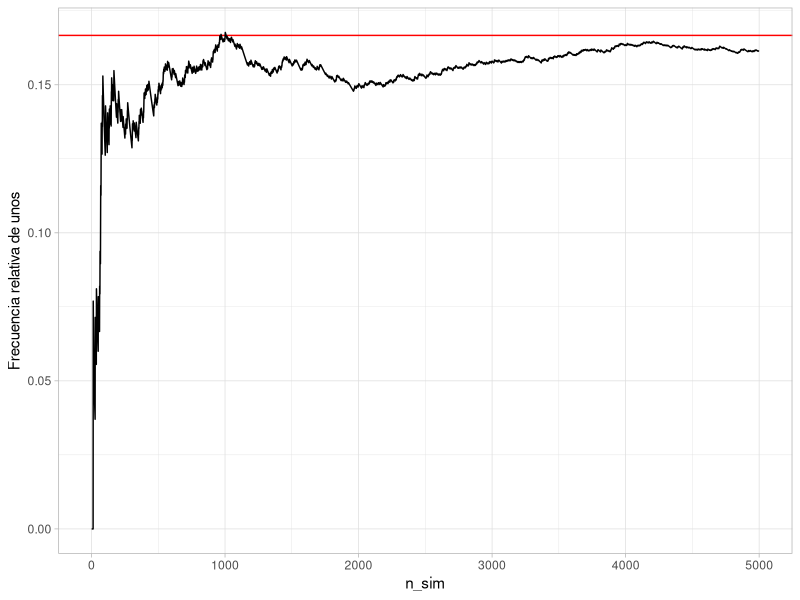
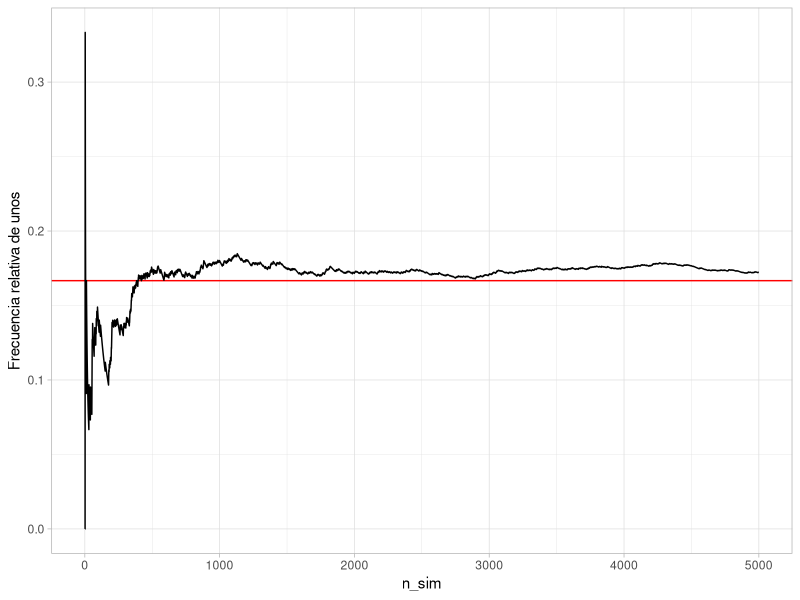
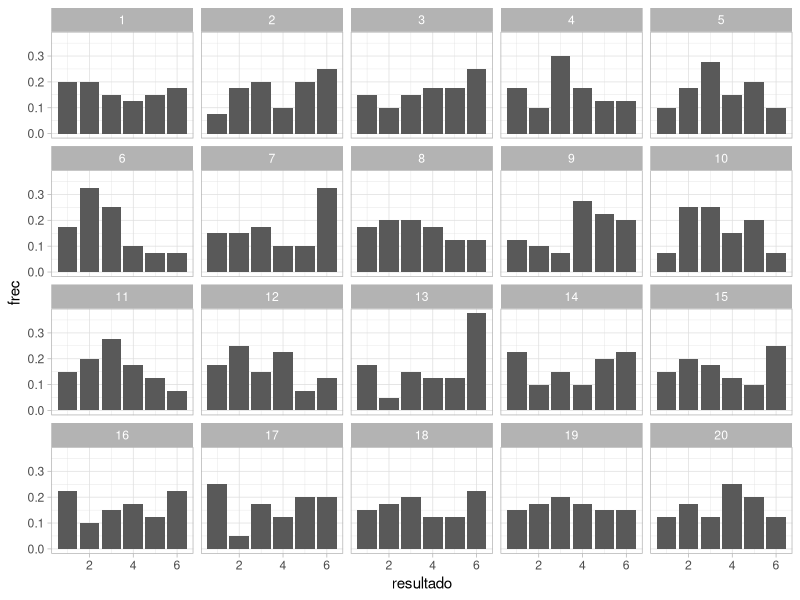
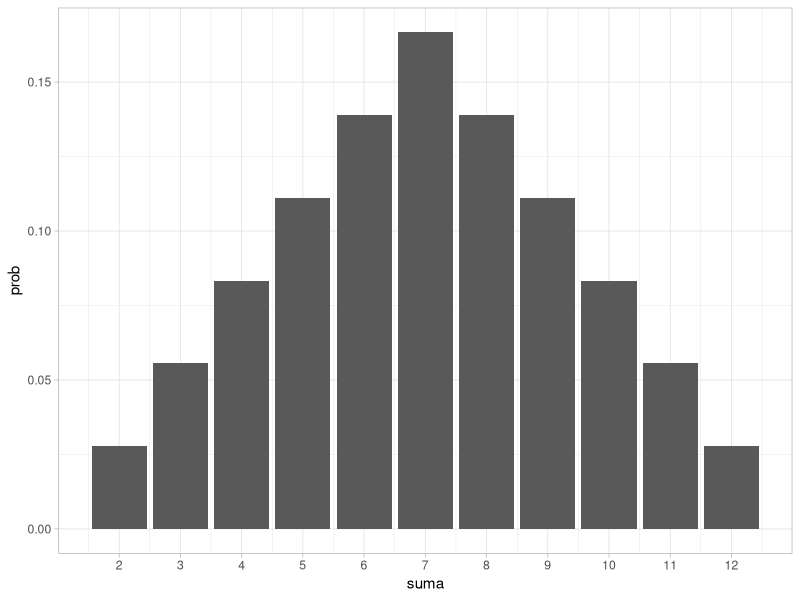

These charts were generated, in order, by the following R code:
## ---- chunk 1
knitr::opts_chunk$set(
    comment = "#>",
    collapse = TRUE,
    fig.align = "center", 
    error = FALSE,
    cache = FALSE
)
ggplot2::theme_set(ggplot2::theme_light())
library(tidyverse)
library(patchwork)
library(kableExtra)
## ---- chunk 2
simular_dado <- function(caras = 1:6){
   sample(caras, 1)
}
simular_dado()
## ---- chunk 3
set.seed(199213)
n <- 5000
sims_dado <- map_df(1:n, ~ c(n_sim = .x, resultado = simular_dado()))
head(sims_dado) 
## ---- chunk 4
sims_dado %>% 
   count(resultado) %>% 
   mutate(frec_relativa = n / sum(n))
## ---- chunk 5
sims_dado %>% 
   mutate(no_unos = cumsum(resultado == 1)) %>% 
   mutate(frec_uno = no_unos / n_sim) %>%
   filter(n_sim < 5000) %>% 
ggplot(aes(x = n_sim, y = frec_uno)) +
   geom_hline(yintercept = 1/6, colour = "red") +
   geom_line() + ylab("Frecuencia relativa de unos")

## ---- chunk 6
sims_dado <- map_df(1:n, ~ c(n_sim = .x, resultado = simular_dado()))
sims_dado %>% 
   mutate(no_unos = cumsum(resultado == 1)) %>% 
   mutate(frec_uno = no_unos / n_sim) %>%
   filter(n_sim < 5000) %>% 
ggplot(aes(x = n_sim, y = frec_uno)) +
   geom_hline(yintercept = 1/6, colour = "red") +
   geom_line() + ylab("Frecuencia relativa de unos")
## ---- chunk 7
frecs_obs <- tibble(resultado = 1:6,
                    n = c(5, 7, 5, 10, 8, 5)) %>% 
   mutate(frec = n / sum(n))
frecs_obs %>% kable(digits = 2)
## ---- chunk 8
set.seed(8834)
# una vez
sim_exp <- map_df(1:40, ~ c(id = .x, resultado = simular_dado()))
# 19 veces
sims_exp <- map_df(1:19, function(x){
         sims <- map_df(1:40, ~ c(id = .x, resultado = simular_dado()) )
         sims$rep <- x
         sims
         })
## ---- chunk 9
frec_sims <- sims_exp %>% 
   group_by(rep, resultado) %>% 
   summarise(n = n()) %>% 
   mutate(frec = n / sum(n))
obs_sims_tbl <- bind_rows(frec_sims, frecs_obs %>% mutate(rep = 20))
ggplot(obs_sims_tbl, aes(x = resultado, y = frec)) +
   geom_col() +
   facet_wrap(~rep)
## ---- chunk 10
probs_suma <- tibble(suma = 2:12) %>% 
   mutate(prob = (6 - abs(suma - 7)) / 36)
probs_suma %>% kable(digits = 3)
## ---- chunk 11
g_teorica <- ggplot(probs_suma, aes(x = suma, y = prob)) +
   geom_col() +
   scale_x_continuous(breaks = 2:12)
g_teorica
## ---- chunk 12
sim_dados <- function(num_dados = 2, num_caras = 6){
   resultado <- sample(1:num_caras, num_dados, replace = TRUE)
   names(resultado) <- paste0("dado_", 1:num_dados)
   resultado
}
sim_dados()
## ---- chunk 13
set.seed(2323)
sims <- map_df(1:10000, ~ sim_dados())
sims
## ---- chunk 14
sims_e <- 
   sims %>% 
   mutate(suma = dado_1 + dado_2) %>% 
   mutate(evento_E = (suma > 9)) 
sims_e
## ---- chunk 15
sims_e %>% 
   summarise(frec_e = mean(evento_E))
## ---- chunk 16
set.seed(232)
pelotas <- c("dorada", rep("otra", 99))
sim_extraccion <- function(){
    sample(pelotas, 20, replace = FALSE)
}
sim_extraccion()
## ---- chunk 17
sims_pelotas <- map(1:10000, ~ sim_extraccion())
sims_pelotas[1:2]
## ---- chunk 18
evento_dorada <- map_lgl(sims_pelotas, ~ any(str_detect(.x, "dorada")))
evento_dorada[1:10]                   
## ---- chunk 19
mean(evento_dorada)
## ---- chunk 20
simular_3_puntos <- function(){
   puntos_angulo <- 0:14 * (2  *pi / 15)
   sample(puntos_angulo, 3)
}
simular_3_puntos()
## ---- chunk 21
es_equilatero <- function(tres_puntos){
   tol <- 10^(-6)
   puntos_ord <- sort(tres_puntos)
   dif_1 <- puntos_ord[3] - puntos_ord[2]
   dif_2 <- puntos_ord[2] - puntos_ord[1]
   dif_3 <- 2*pi + puntos_ord[1] - puntos_ord[3]
   if(abs(dif_1 - dif_2) < tol & abs(dif_2 - dif_3) < tol){
      equilatero <- TRUE
   } else {
      equilatero <- FALSE
   }
   equilatero
}
## ---- chunk 22
sims_puntos <- map(1:50000, ~ simular_3_puntos())
## ---- chunk 23
evento <- map_lgl(sims_puntos, ~ es_equilatero(.x))
## ---- chunk 24
mean(evento)
